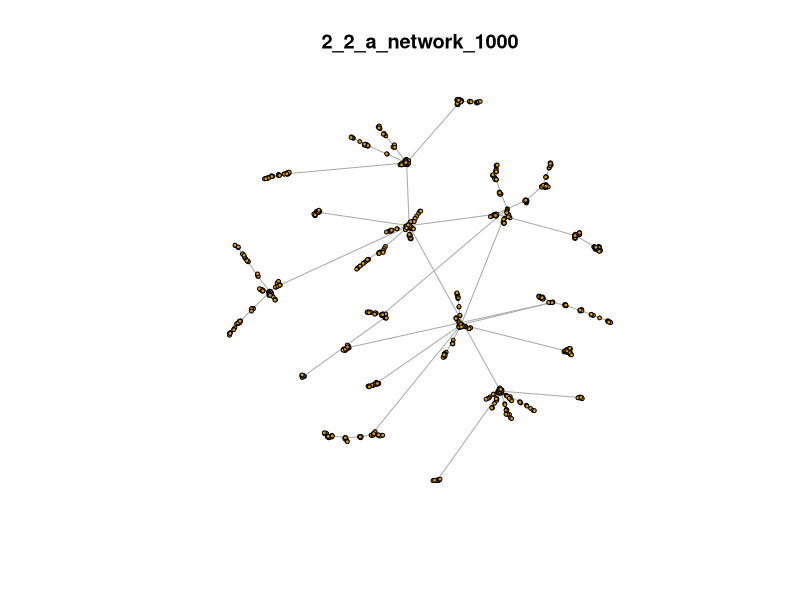

Here is the R script that generated this plot: (Note: a time limit stopped this script after it produced the figure.)
library('igraph')
library('Matrix')
library('pracma')

create_transition_matrix = function (g) {
    
    # WARNING: make sure your graph is connected (you might input GCC of your graph)
    
    vs = V(g)
    n = vcount(g)
    adj = as_adjacency_matrix(g)
    adj[diag(rowSums(adj) == 0)] = 1  # handle if the user is using the function for networks with isolated nodes by creating self-edges
    z = matrix(rowSums(adj, , 1))
    
    transition_matrix = adj / repmat(z, 1, n)  # normalize to get probabilities
    
    return(transition_matrix)
}

random_walk = function (g, num_steps, start_node, transition_matrix = NULL){
    if(is.null(transition_matrix)) {
        transition_matrix = create_transition_matrix(g)
    }
    
    v = start_node
    for(i in 1:num_steps){
        # fprintf('Step %d: %d\n', i, v)  # COMMENT THIS
        PMF = transition_matrix[v, ]
        v = sample(1:vcount(g), 1, prob = PMF)        
    }

    # fprintf('Step %d: %d\n', i + 1, v)  # COMMENT THIS
    return(v)
}

# 2
# 2.2(a)
# Create an undirected random network g1 with 1000 nodes, and the probability p for drawing an edge between any pair of nodes equal to 0.01.
p = 0.01
n = 1000
g <- sample_pa(n, m = 1, directed = FALSE)
t_matrix = create_transition_matrix(g)
png(filename="./2_2_a_network_1000.png")
plot(g, main="2_2_a_network_1000", vertex.size=2, vertex.label=NA, edge.arrow.size=1)
print(diameter(g))


# 2.2(b)
# Random walk for g1. Measure standard deviation and average of distance.
step_num = 100
random_num = 100
avg <- rep(NA, step_num)
sdv <- rep(NA, step_num)
for (step in (1: step_num)) {
    shortest_path <- rep(NA, random_num)
    start_ids = sample.int(n, random_num)
    for (i in (1: random_num)) {
        start_id = start_ids[i]
        node_id = random_walk(g, step, start_id, t_matrix)
        tmp <- get.shortest.paths(g, from = start_id, to = node_id)
        shortest_path[i] <- length(tmp$vpath[[1]]) - 1
    }
    avg[step] <- mean(shortest_path)
    sdv[step] <- sd(shortest_path)
}

png(filename="./2_2_b_distance.png")
plot(1: step_num, avg, type='l', main="average distance for 1000 nodes", xlab = "step", ylab = "average dist")

png(filename="./2_2_b_deviation.png")
plot(1: step_num, sdv, type='l', main="standard deviation of distance for 1000 nodes", xlab = "step", ylab = "standard deviation dist")

print("network with 1000 nodes' diameter: %d", diameter(g))
print("finished 2.2(b)")


# 2.2(c)
step_num = 100
random_num = 1000
end_ids = rep(NA, random_num)
for (start_id in (1: random_num)) {
    # print(start_id)
    node_id = random_walk(g, step_num, start_id, t_matrix)        
    end_ids[start_id] <- node_id
}
png(filename="./2_2_c_graph_degree.png")
hist(degree(g), main="degree distribution of graph", xlab = "degree", ylab = "frequency")
png(filename="./2_2_c_end_nodes_degree.png")
hist(degree(g, end_ids), main="degree distribution of the end nodes reached", xlab = "degree", ylab = "frequency")

print("finished 2.2(c)")

# 2.2(d)
# 100
p = 0.01
n = 100
g <- sample_pa(n, m = 1, directed = FALSE)
t_matrix = create_transition_matrix(g)
png(filename="./2_2_d_network_100.png")
plot(g, main="2_2_d_network_100", vertex.size=2, vertex.label=NA, edge.arrow.size=1)
print(diameter(g))

step_num = 100
random_num = 100
avg <- rep(NA, step_num)
sdv <- rep(NA, step_num)
for (step in (1: step_num)) {
    shortest_path <- rep(NA, random_num)
    for (start_id in (1: random_num)) {
        node_id = random_walk(g, step, start_id, t_matrix)
        tmp <- get.shortest.paths(g, from = start_id, to = node_id)
        shortest_path[start_id] <- length(tmp$vpath[[1]]) - 1
    }
    avg[step] <- mean(shortest_path)
    sdv[step] <- sd(shortest_path)
}

png(filename="./2_2_d_100_distance.png")
plot(1:step_num, avg, type='l', main="average distance for 100 nodes", xlab = "step", ylab = "average distance")

png(filename="./2_2_d_100_deviation.png")
plot(1:step_num, sdv, type='l', main="standard deviation of distance for 100 nodes", xlab = "step", ylab = "standard deviation")

print("finished 2.2(d) 100 nodes")

# 10000
p = 0.01
n = 10000
g <- sample_pa(n, m = 1, directed = FALSE)
t_matrix = create_transition_matrix(g)
png(filename="./2_2_d_network_10000.png")
plot(g, main="2_2_d_network_10000", vertex.size=2, vertex.label=NA, edge.arrow.size=1)
print(diameter(g))

step_num = 100
random_num = 100
avg <- rep(NA, step_num)
sdv <- rep(NA, step_num)
for (step in (1: step_num)) {
    shortest_path <- rep(NA, random_num)
    start_ids = sample.int(n, random_num)
    for (i in (1: random_num)) {
        start_id = start_ids[i]
        node_id = random_walk(g, step, start_id, t_matrix)
        tmp <- get.shortest.paths(g, from = start_id, to = node_id)
        shortest_path[i] <- length(tmp$vpath[[1]]) - 1
    }
    avg[step] <- mean(shortest_path)
    sdv[step] <- sd(shortest_path)
}

png(filename="./2_2_d_10000_distance.png")
plot(1:step_num, avg, type='l', main="average distance for 10000 nodes", xlab = "step", ylab = "average distance")

png(filename="./2_2_d_10000_deviation.png")
plot(1:step_num, sdv, type='l', main="standard deviation of distance for 10000 nodes", xlab = "step", ylab = "standard deviation")

print("finished 2.2(d) 10000 nodes")
dev.off()
